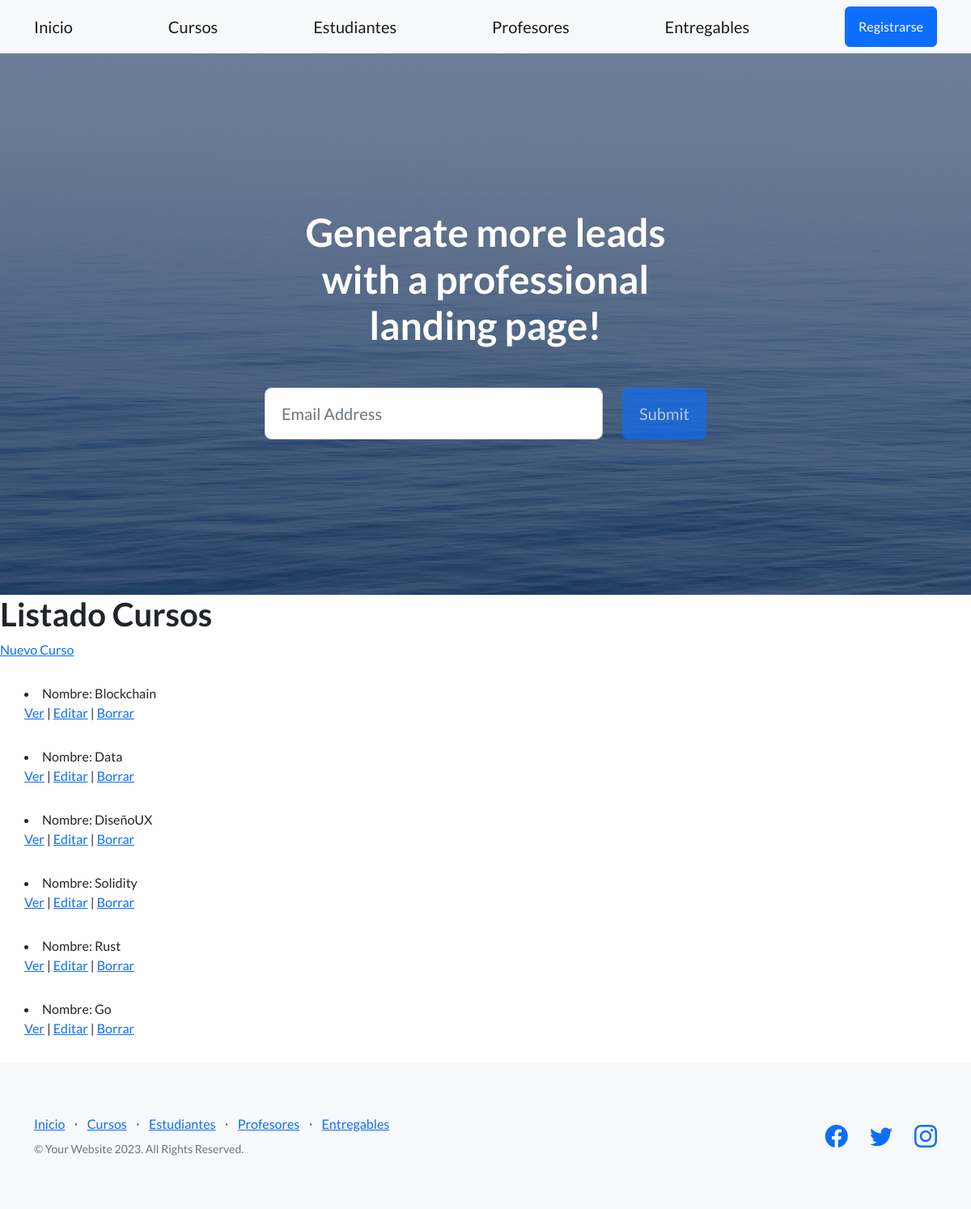
The app's page /appcoder/cursos/lista, older data.
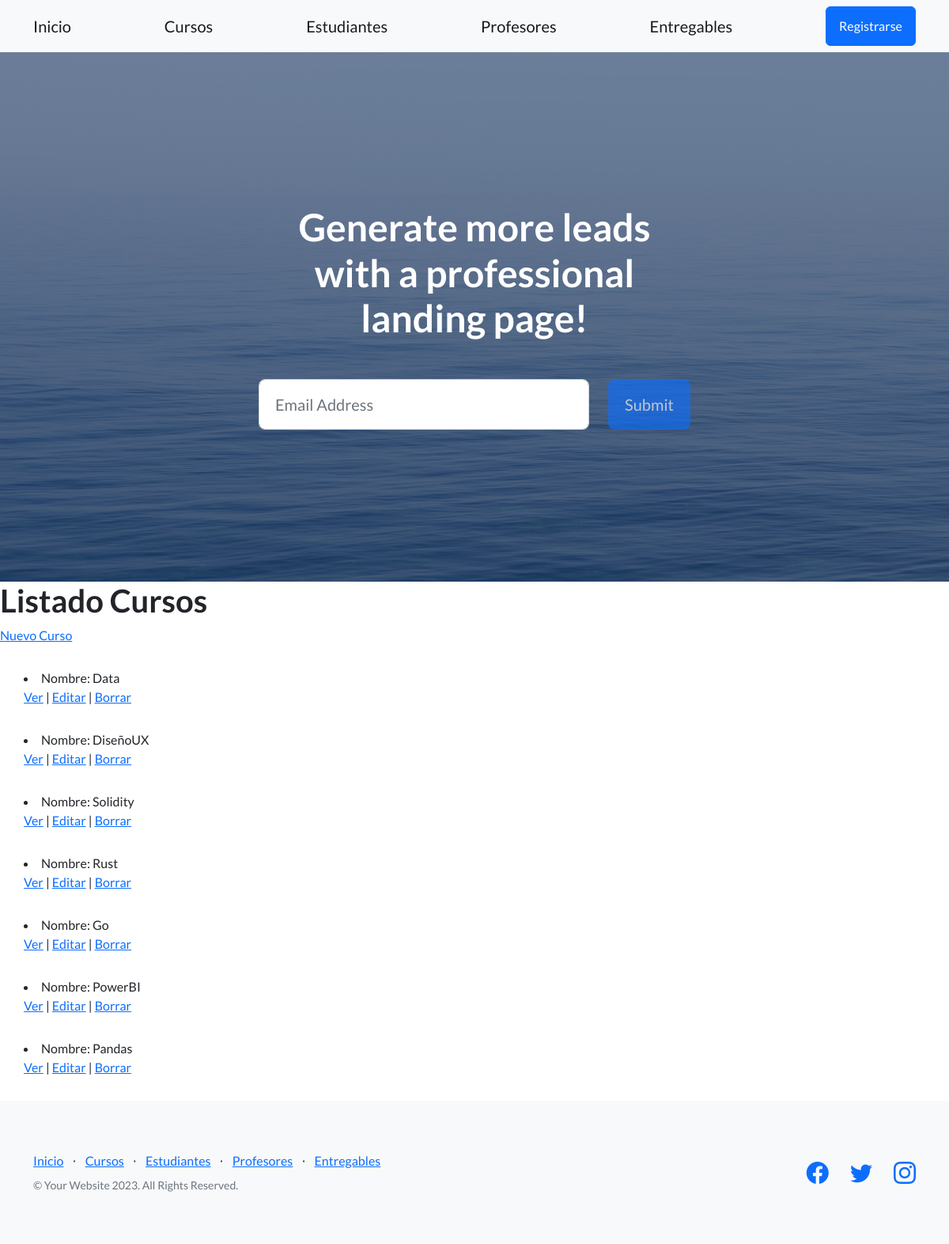
The same page, newer data.
### appcoder/models.py (models this page shows, shortened)
class Curso(models.Model):
    nombre = models.CharField(max_length=30 , null=True)
    comision = models.IntegerField()

### appcoder/views.py (the view)
# urls.py: path('cursos/lista' , CursoListView.as_view() , name="ListaCursos"),
class CursoListView(ListView):
    model = Curso
    context_object_name = "cursos"
    template_name = "appcoder/curso_lista.html"

### appcoder/templates/appcoder/curso_lista.html
{% extends "appcoder/padre.html" %}
{% load static %}
{% block contenidoMain %}
    <h1>Listado Cursos</h1>
    <a style="margin-bottom: 20px;" href="{% url 'NuevoCurso' %}">Nuevo Curso</a>
    {% for curso in cursos %}
        <li style="margin: 30px;">
            Nombre: {{curso.nombre}}
            <p>
                <a href="{% url 'DetalleCurso' curso.pk %}">Ver</a>
                |
                <a href="{% url 'EditarCurso' curso.pk %}">Editar</a>
                |
                <a href="{% url 'BorrarCurso' curso.pk %}">Borrar</a>
            </p>
        </li>
    {% endfor %}
{% endblock contenidoMain %}

Row changes from the older to the newer data that the page shows:
removed Curso: nombre "Blockchain"
added Curso: nombre "PowerBI"
added Curso: nombre "Pandas"
